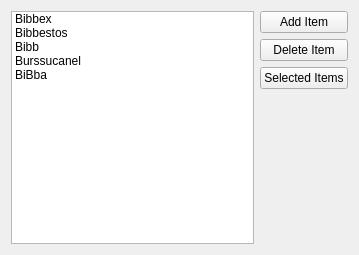
<?xml version="1.0" encoding="UTF-8"?>
<ui version="4.0">
 <class>Widget</class>
 <widget class="QWidget" name="Widget">
  <property name="geometry">
   <rect>
    <x>0</x>
    <y>0</y>
    <width>359</width>
    <height>255</height>
   </rect>
  </property>
  <property name="windowTitle">
   <string>Widget</string>
  </property>
  <layout class="QHBoxLayout" name="horizontalLayout">
   <item>
    <widget class="QListWidget" name="listWidget">
     <item>
      <property name="text">
       <string>Bibbex</string>
      </property>
     </item>
     <item>
      <property name="text">
       <string>Bibbestos</string>
      </property>
     </item>
     <item>
      <property name="text">
       <string>Bibb</string>
      </property>
     </item>
     <item>
      <property name="text">
       <string>Burssucanel</string>
      </property>
     </item>
     <item>
      <property name="text">
       <string>BiBba</string>
      </property>
     </item>
    </widget>
   </item>
   <item>
    <layout class="QVBoxLayout" name="verticalLayout">
     <item>
      <widget class="QPushButton" name="addItemButton">
       <property name="text">
        <string>Add Item</string>
       </property>
      </widget>
     </item>
     <item>
      <widget class="QPushButton" name="deleteItemButton">
       <property name="text">
        <string>Delete Item</string>
       </property>
      </widget>
     </item>
     <item>
      <widget class="QPushButton" name="selectedItemsButton">
       <property name="text">
        <string>Selected Items</string>
       </property>
      </widget>
     </item>
     <item>
      <spacer name="verticalSpacer">
       <property name="orientation">
        <enum>Qt::Vertical</enum>
       </property>
       <property name="sizeHint" stdset="0">
        <size>
         <width>20</width>
         <height>338</height>
        </size>
       </property>
      </spacer>
     </item>
    </layout>
   </item>
  </layout>
 </widget>
 <resources/>
 <connections/>
</ui>
